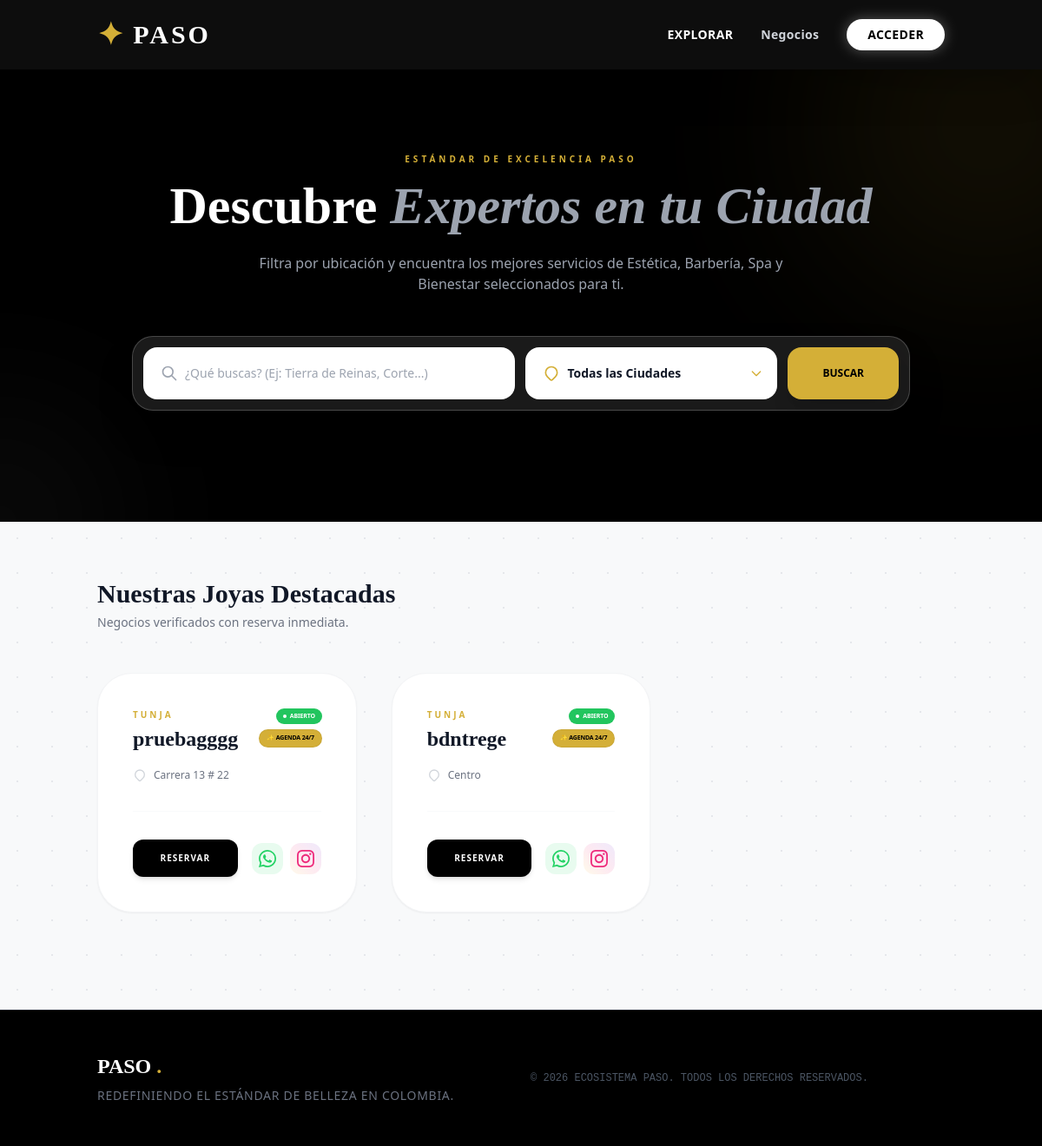
The app's page /marketplace/ with its own data.
### apps/businesses/models.py (models this page shows, shortened)
class Salon(models.Model):
    owner = models.OneToOneField(settings.AUTH_USER_MODEL, on_delete=models.CASCADE, related_name='owned_salon')
    name = models.CharField(max_length=150)
    city = models.CharField(max_length=100)
    address = models.CharField(max_length=255)
    description = models.TextField(blank=True)
    opening_time = models.TimeField()
    closing_time = models.TimeField()
    active_days = models.CharField(max_length=20, default="0,1,2,3,4,5")
    deposit_percentage = models.IntegerField(default=50)
    instagram_url = models.URLField(blank=True)
    google_maps_url = models.URLField(blank=True)
    bank_name = models.CharField(max_length=100, blank=True, verbose_name="Nombre del Banco")
    account_number = models.CharField(max_length=50, blank=True, verbose_name="Número de Cuenta")

### apps/marketplace/views.py (the view)
# urls.py: path('', views.home, name='home'),
def home(request):
    query = request.GET.get('q', '')
    city_filter = request.GET.get('city', '')
    salons = Salon.objects.select_related('owner').all()
    if query:
        salons = salons.filter(name__icontains=query)
    if city_filter:
        salons = salons.filter(city=city_filter)
    for salon in salons:
        salon.is_open_now = AvailabilityManager.is_salon_open(salon)
    city_list = Salon.objects.values_list('city', flat=True).distinct().order_by('city')
    context = {
        'salons': salons,
        'cities': city_list,
        'current_city': city_filter,
        'current_query': query
    }
    return render(request, 'marketplace/index.html', context)

### apps/businesses/logic.py (called while the page is built)
    @staticmethod
    def is_salon_open(salon, check_time=None):
        now_local = timezone.localtime(timezone.now())
        if not check_time:
            check_time = now_local.time()
        today_idx = str(now_local.weekday())
        if hasattr(salon, 'active_days') and salon.active_days:
            if today_idx not in salon.active_days.split(','):
                return False
        open_t = salon.opening_time
        close_t = salon.closing_time
        if open_t == close_t: return False
        if open_t < close_t:
            return open_t <= check_time <= close_t
        else:
            return check_time >= open_t or check_time <= close_t

### apps/core/context_processors.py (called while the page is built)
def global_settings(request):
    settings = GlobalSettings.objects.first()
    return {'global_settings': settings}

### templates/marketplace/index.html (shortened to what this page needs)
{% extends 'base.html' %}
{% load humanize %}
{% block content %}
<div class="bg-black text-white pt-24 pb-32 px-6 relative overflow-hidden">
    <div class="absolute top-0 right-0 w-96 h-96 bg-gold opacity-10 rounded-full blur-[120px] transform translate-x-1/3 -translate-y-1/3"></div>
    <div class="absolute bottom-0 left-0 w-64 h-64 bg-white opacity-5 rounded-full blur-[100px] transform -translate-x-1/2 translate-y-1/2"></div>
    <div class="max-w-5xl mx-auto text-center relative z-10">
        <span class="text-gold uppercase tracking-[0.4em] text-[10px] font-bold mb-4 block animate-pulse">
            Estándar de Excelencia Paso
        </span>
        <h1 class="text-4xl md:text-6xl font-serif font-bold mb-6 text-white leading-tight">
            Descubre <span class="italic text-gray-400">Expertos en tu Ciudad</span>
        </h1>
        <p class="text-gray-400 mb-12 font-light max-w-2xl mx-auto leading-relaxed text-sm md:text-base">
            Filtra por ubicación y encuentra los mejores servicios de Estética, Barbería, Spa y Bienestar seleccionados para ti.
        </p>
        <div class="max-w-4xl mx-auto">
            <div class="bg-white/10 backdrop-blur-xl p-3 rounded-3xl border border-white/20 shadow-2xl">
                <form method="GET" action="{% url 'marketplace_home' %}" class="flex flex-col md:flex-row gap-3">
                    <div class="flex-grow relative group">
                        <div class="absolute inset-y-0 left-0 pl-5 flex items-center pointer-events-none">
                        </div>
                        <input type="text" name="q" value="{{ current_query }}" placeholder="¿Qué buscas? (Ej: Tierra de Reinas, Corte...)"
                               class="w-full pl-12 pr-4 py-5 rounded-2xl bg-white text-gray-900 placeholder-gray-400 focus:outline-none focus:ring-2 focus:ring-gold border-none text-sm font-medium transition-all">
                    </div>
                    <div class="md:w-1/3 relative group">
                        <div class="absolute inset-y-0 left-0 pl-5 flex items-center pointer-events-none text-gold">
                        </div>
                        <select name="city" onchange="this.form.submit()"
                                class="w-full pl-12 pr-10 py-5 rounded-2xl bg-white text-gray-900 focus:outline-none focus:ring-2 focus:ring-gold border-none cursor-pointer text-sm font-bold appearance-none transition-all">
                            <option value="">Todas las Ciudades</option>
                        </select>
                        <div class="absolute inset-y-0 right-0 pr-4 flex items-center pointer-events-none text-gold">
                        </div>
                    </div>
                    <button type="submit" class="bg-gold text-black font-black py-5 px-10 rounded-2xl hover:bg-white hover:scale-[1.02] transition-all duration-300 shadow-xl active:scale-95 text-xs">
                        BUSCAR
                    </button>
                </form>
            </div>
        </div>
    </div>
</div>
<div class="container mx-auto px-6 py-16 relative z-20">
    <div class="flex flex-col md:flex-row items-center justify-between mb-12 gap-4">
        <div>
            <h2 class="text-3xl font-serif font-bold text-gray-900 leading-tight">
                {% if current_query or current_city %} Resultados encontrados {% else %} Nuestras Joyas Destacadas {% endif %}
            </h2>
            <p class="text-gray-500 text-sm mt-1">Negocios verificados con reserva inmediata.</p>
        </div>
    </div>
    <div class="grid grid-cols-1 md:grid-cols-2 lg:grid-cols-3 gap-10">
        {% for salon in salons %}
        <div class="group bg-white rounded-[2.5rem] overflow-hidden shadow-sm hover:shadow-2xl transition-all duration-500 border border-gray-100 flex flex-col h-full relative">
            <div class="p-10 flex-grow flex flex-col">
                <div class="flex justify-between items-start mb-4 gap-4">
                    <div class="flex-1">
                        <span class="text-[10px] font-bold text-gold uppercase tracking-[0.3em] mb-1 block">{{ salon.city }}</span>
                        <h3 class="text-2xl font-serif font-bold text-gray-900 group-hover:text-gold transition-colors duration-300 pr-2">
                            {{ salon.name }}
                        </h3>
                    </div>
                    <div class="flex flex-col items-end gap-1.5 shrink-0">
                        {% if salon.is_open_now %}
                            <span class="bg-green-500 text-white text-[7px] font-black px-2 py-1 rounded-full flex items-center gap-1 tracking-tight">
                                <span class="w-1 h-1 bg-white rounded-full animate-pulse"></span> ABIERTO
                            </span>
                        {% else %}
                            <span class="bg-gray-800 text-white text-[7px] font-black px-2 py-1 rounded-full tracking-tight">
                                CERRADO
                            </span>
                        {% endif %}
                        <span class="bg-gold text-black text-[7px] font-black px-2 py-1 rounded-full tracking-tight border border-black/5 whitespace-nowrap">
                            ✨ AGENDA 24/7
                        </span>
                    </div>
                </div>
                <div class="flex items-start gap-2 mb-8">
                    <svg class="w-4 h-4 text-gray-300 shrink-0 mt-0.5" fill="none" stroke="currentColor" viewBox="0 0 24 24"><path stroke-linecap="round" stroke-linejoin="round" stroke-width="2" d="M17.657 16.657L13.414 20.9a1.998 1.998 0 01-2.827 0l-4.244-4.243a8 8 0 1111.314 0z"></path></svg>
                    <p class="text-xs text-gray-500 leading-relaxed font-light">
                        {{ salon.address|default:"Ubicación exclusiva verificada" }}
                    </p>
                </div>
                <div class="mt-auto pt-8 border-t border-gray-50 flex justify-between items-center gap-4">
                    <a href="{% url 'salon_detail' salon.pk %}" class="flex-grow bg-black text-white px-5 py-3.5 rounded-xl font-black text-[10px] tracking-widest hover:bg-gold hover:text-black transition-all duration-300 shadow-md active:scale-95 text-center uppercase">
                        Reservar
                    </a>
                    <div class="flex items-center gap-2">
                        {% if salon.owner.phone %}
                        <a href="https://wa.me/57{{ salon.owner.phone }}" target="_blank" class="w-9 h-9 flex items-center justify-center rounded-xl bg-[#25D366]/10 text-[#25D366] hover:bg-[#25D366] hover:text-white transition-all duration-300" title="WhatsApp">
                        </a>
                        {% endif %}
                        {% if salon.instagram_url %}
                        <a href="{{ salon.instagram_url }}" target="_blank" class="w-9 h-9 flex items-center justify-center rounded-xl bg-gradient-to-tr from-[#f9ce34]/10 via-[#ee2a7b]/10 to-[#6228d7]/10 text-[#ee2a7b] hover:from-[#f9ce34] hover:via-[#ee2a7b] hover:to-[#6228d7] hover:text-white transition-all duration-300" title="Instagram">
                        </a>
                        {% endif %}
                    </div>
                </div>
            </div>
        </div>
        {% endfor %}
    </div>
</div>
{% endblock %}

### templates/base.html (style rules this page uses)
.font-serif { font-family: 'Playfair Display', serif; }
.font-sans { font-family: 'Lato', sans-serif; }
body { background-color: #f8f9fa; background-image: radial-gradient(#e5e7eb 1px, transparent 1px); background-size: 40px 40px; }
.text-gold { color: #D4AF37; }
.bg-gold { background-color: #D4AF37; }

### records on screen
Salon: city "TUNJA", name "pruebagggg", shows "ABIERTO", address "Carrera 13 # 22"
Salon: city "TUNJA", name "bdntrege", shows "ABIERTO", address "Centro"
